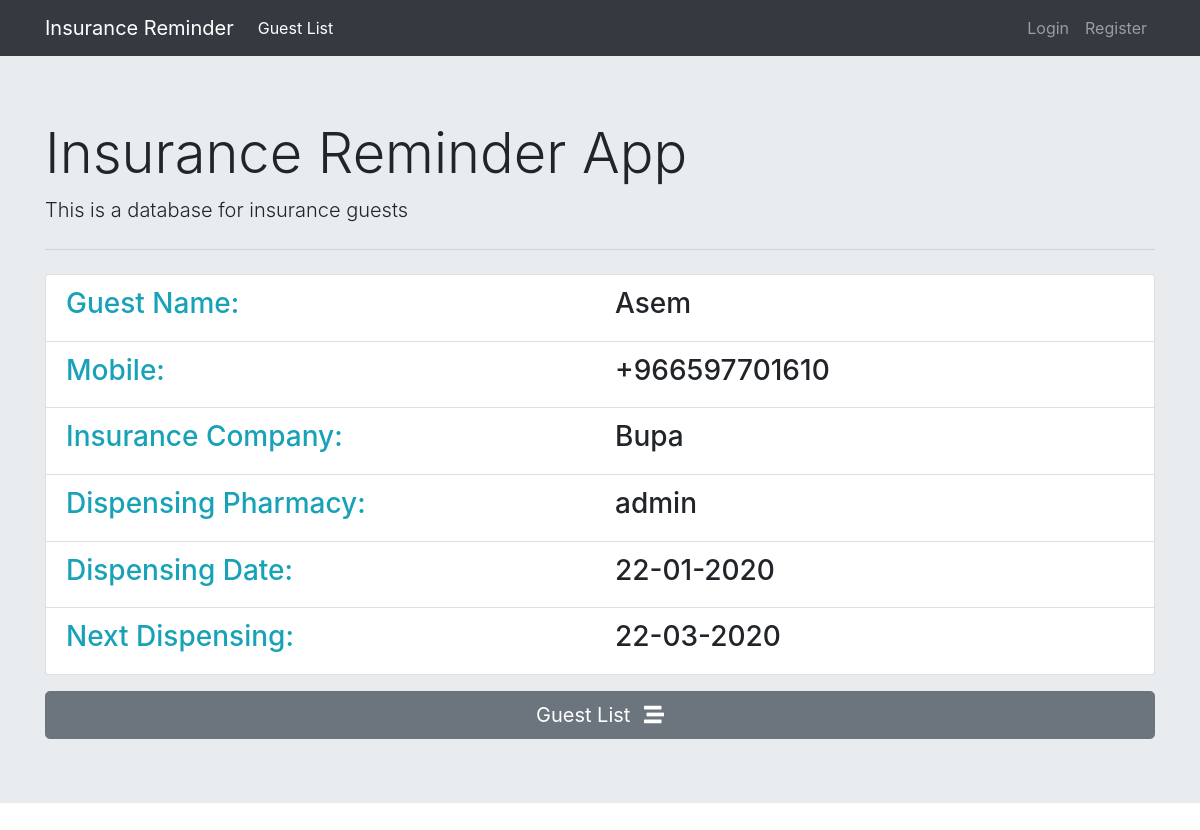
Page /detail/1/ on the earlier database version.
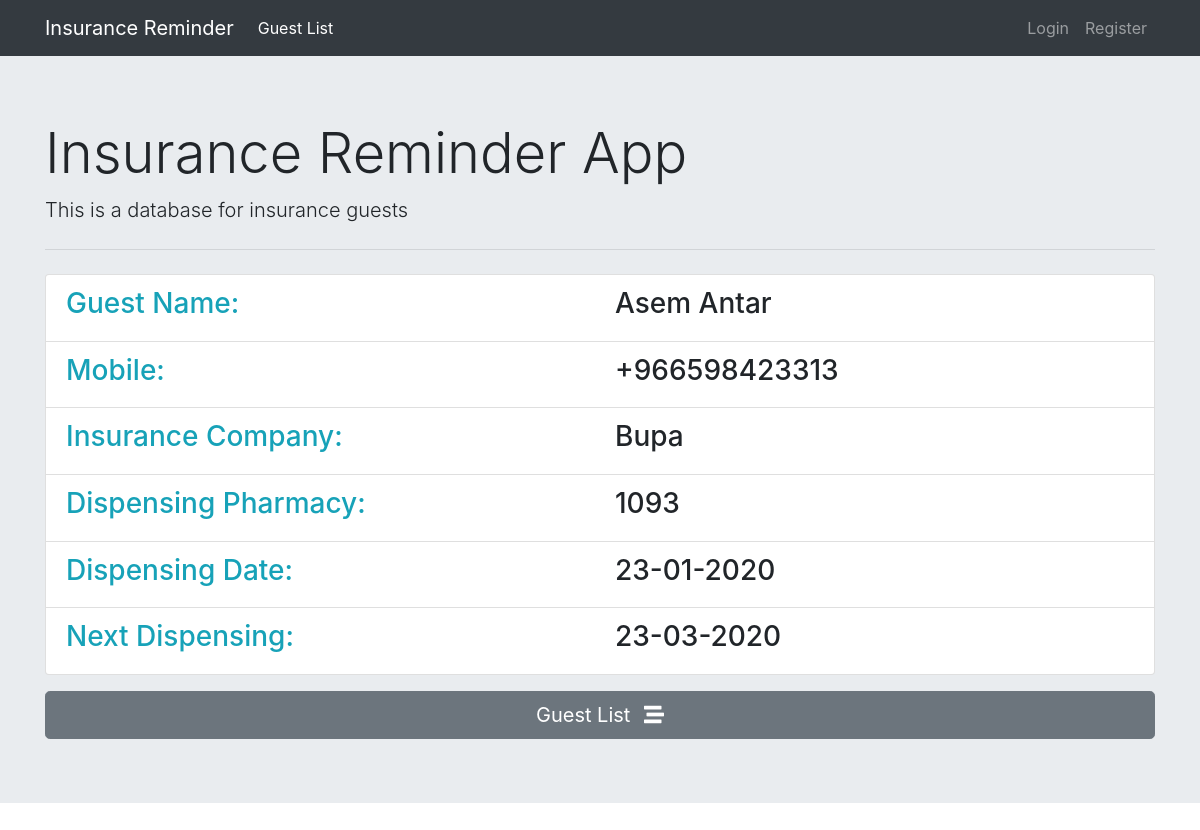
Same page on the later database version.
### guest_registeration/models.py (models this page shows, shortened)
class Guest(models.Model):
    INSURANCE_COMPANIES = (
        ('Bupa', 'Bupa'),
        ('MedGulf', 'MedGulf'),
        ('MedNet', 'MedNet'),
        ('Tawnyia', 'Tawnyia'),
        ('Saudi Enaya', 'Saudi Enaya'),
    )
    fullname = models.CharField(max_length=250, verbose_name='Full Name')
    mobile = PhoneNumberField(verbose_name='Mobile No.')
    insurance_company = models.CharField(
        max_length=30, choices=INSURANCE_COMPANIES, verbose_name='Insurance Company', default='bupa')
    dipensing_date = models.DateField(verbose_name='Dispensing Date')
    next_dispensing = models.DateField(verbose_name='Next Dispensing Date')
    dispensing_pharmacy = models.ForeignKey(User, on_delete=models.CASCADE)

### guest_registeration/views.py (the view)
# urls.py: path('detail/<int:id>/', guest_detail, name='guest_detail'),
def guest_detail(request, id):
    context = {'guest': Guest.objects.get(pk=id)}
    return render(request, 'guest_registeration/detail.html', context)

### guest_registeration/templates/guest_registeration/detail.html (shortened to what this page needs)
{% extends 'guest_registeration/base.html' %}
{% block content %}
    <ul class="list-group">
        <li class="list-group-item">
            <div class="row">
                <div class="col-md-6"><h3 class="text-info">Guest Name:</h3></div>
                <div class="col-md-6"><h3>{{ guest.fullname }}</h3></div>
            </div>
        </li>
        <li class="list-group-item">
            <div class="row">
                <div class="col-md-6"><h3 class="text-info">Mobile:</h3></div>
                <div class="col-md-6"><h3>{{ guest.mobile }}</h3></div>
            </div>
        </li>
        <li class="list-group-item">
            <div class="row">
                <div class="col-md-6"><h3 class="text-info">Insurance Company:</h3></div>
                <div class="col-md-6"><h3>{{ guest.insurance_company }}</h3></div>
            </div>
        </li>
        <li class="list-group-item">
            <div class="row">
                <div class="col-md-6"><h3 class="text-info">Dispensing Pharmacy:</h3></div>
                <div class="col-md-6"><h3>{{ guest.dispensing_pharmacy }}</h3></div>
            </div>
        </li>
        <li class="list-group-item">
            <div class="row">
                <div class="col-md-6"><h3 class="text-info">Dispensing Date:</h3></div>
                <div class="col-md-6"><h3>{{ guest.dipensing_date|date:"d-m-Y" }}</h3></div>
            </div>
        </li>
        <li class="list-group-item">
            <div class="row">
                <div class="col-md-6"><h3 class="text-info">Next Dispensing:</h3></div>
                <div class="col-md-6"><h3>{{ guest.next_dispensing|date:"d-m-Y" }}</h3></div>
            </div>
        </li>
    </ul>
    <div class="row">
        <div class="col-md 12">
            <a href="{% url 'guest_registeration:guest_list' %}" class="btn btn-secondary btn-block btn-lg mt-3">
                Guest List <i class="fas fa-stream ml-2"></i>
            </a>
        </div>
    </div>
{% endblock content %}

### guest_registeration/templates/guest_registeration/base.html (shortened to what this page needs)
<!DOCTYPE html>
<html lang="en">
<head>
    <link rel="stylesheet"
        href="https://stackpath.bootstrapcdn.com/bootstrap/4.4.1/css/bootstrap.min.css"
>
    <link rel="stylesheet" href="https://cdnjs.cloudflare.com/ajax/libs/font-awesome/5.11.2/css/all.min.css">
    <link rel="stylesheet" href="https://cdnjs.cloudflare.com/ajax/libs/gijgo/1.9.13/combined/css/gijgo.min.css">
</head>
<body>
    <nav class="navbar navbar-expand-lg navbar-dark bg-dark">
        <div class="container">
            <a class="navbar-brand" href="{% url 'guest_registeration:guest_list' %}">Insurance Reminder</a>
            <div class="collapse navbar-collapse" id="navbarSupportedContent">
                <ul class="navbar-nav mr-auto">
                    <li class="nav-item active">
                        <a class="nav-link" href="{% url 'guest_registeration:guest_list' %}">Guest List <span class="sr-only">(current)</span></a>
                    </li>
                </ul>
                <ul class="navbar-nav ml-auto">
                    {% if user.is_authenticated %}
                        <li class="nav-item">
                            <a class="nav-link" href="{% url 'users:profile' %}">Profile</a>
                        </li>
                        <li class="nav-item">
                            <a class="nav-link" href="{% url 'users:logout' %}">Logout</a>
                        </li>
                    {% else %}
                        <li class="nav-item">
                            <a class="nav-link" href="{% url 'users:login' %}">Login</a>
                        </li>
                        <li class="nav-item">
                            <a class="nav-link" href="{% url 'users:register_users' %}">Register</a>
                        </li>
                    {% endif %}
                </ul>
            </div>
        </div>
    </nav>
    <div class="jumbotron jumbotron-fluid">
        <div class="container">
            <h1 class="display-4">Insurance Reminder App</h1>
            <p class="lead">This is a database for insurance guests</p>
            <hr class="my-4">
            {% block content %}{% endblock content %}
        </div>
    </div>
</body>
</html>

Differences in the rows shown:
changed Guest "Bupa": fullname "Asem" → "Asem Antar"; mobile "+966597701610" → "+966598423313"; dispensing_pharmacy "admin" → "1093"; dipensing_date "22-01-2020" → "23-01-2020"; next_dispensing "22-03-2020" → "23-03-2020"
